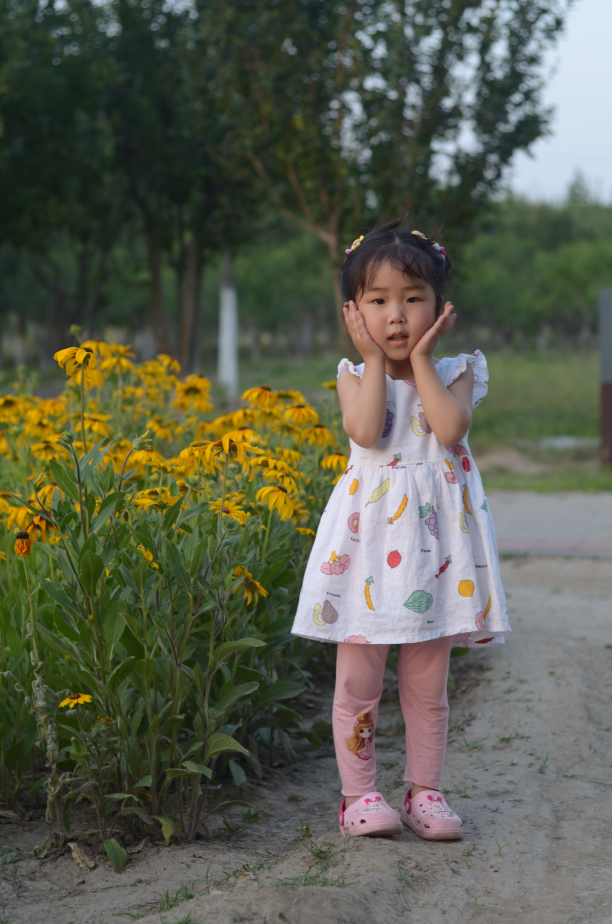
//> input picture Learn-OpenCV-4/in.jpg, 2448 x 3696 px (shown at 1/4 size)
$ ./overlayFacemask haarcascade_frontalface_default.xml ../in.jpg ../in.jpg   (built with g++ and OpenCV 4)
//> lines starting //> are read from the running program, lines starting //| are printed output that depends on the picture; after the words box and inside, x2 and y2 are one past the last pixel; in counts of white or black regions, pixels touching at a corner belong together
// FACE DETECTION

#include <opencv2/highgui/highgui.hpp>
#include <opencv2/imgproc/imgproc.hpp>
#include "opencv2/objdetect/objdetect.hpp"
#include <iostream>

using namespace cv;
using namespace std;

int main(int argc, char* argv[])
{
    string faceCascadeName = argv[1];
    CascadeClassifier faceCascade;

    if( !faceCascade.load(faceCascadeName) )
    {
        cerr << "Error loading cascade file. Exiting!" << endl;
        return -1;
    }

    Mat faceMask = imread(argv[2]);
//> faceMask is the input picture: 3696 rows x 2448 cols, CV_8UC3; mean B, G, R 79.1, 94.6, 91.8

    // cout << "faceMask \n" << faceMask;
    imshow("faceMask", faceMask);

    if ( !faceMask.data )
    {
        cerr << "Error loading mask image. Exiting!" << endl;
    }

    // Current frame
    Mat frame, frameGray;
    Mat frameROI, faceMaskSmall;
    Mat grayMaskSmall, grayMaskSmallThresh, grayMaskSmallThreshInv;
    Mat maskedFace, maskedFrame;

    // // Create the capture object
    // // 0 -> input arg that specifies it should take the input from the webcam
    // VideoCapture cap(0);

    // // If you cannot open the webcam, stop the execution!
    // if( !cap.isOpened() )
    //     return -1;

    //create GUI windows
    namedWindow("Frame");

    // Scaling factor to resize the input frames from the webcam
    float scalingFactor = 0.75;

    vector<Rect> faces;

    // Iterate until the user presses the Esc key
    while(true)
    {
        // // Capture the current frame
        // cap >> frame;

        Mat frame = imread(argv[3]);

        // Resize the frame
        resize(frame, frame, Size(), scalingFactor, scalingFactor, INTER_AREA);

        // Convert to grayscale
        cvtColor(frame, frameGray, COLOR_BGR2GRAY);
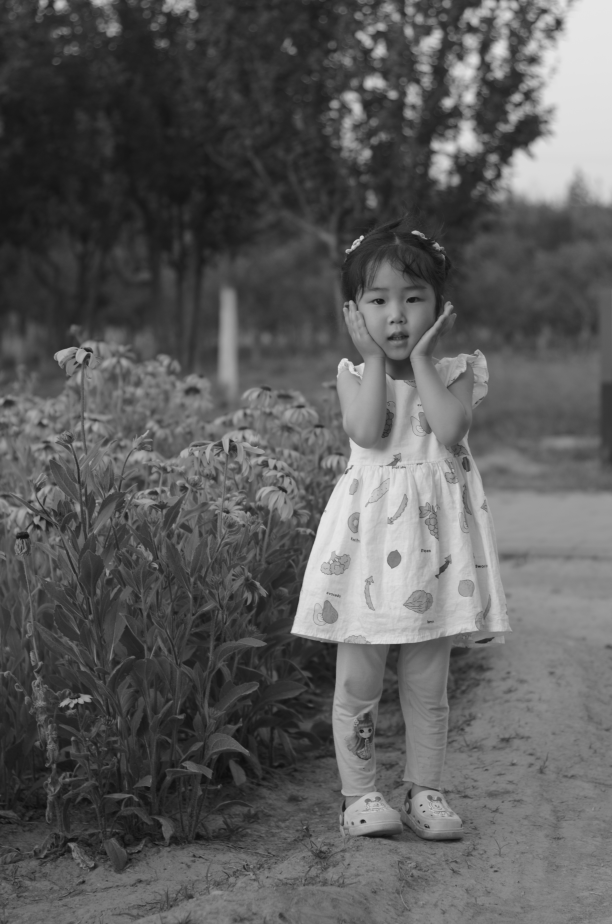
//> frameGray: 2772 rows x 1836 cols, CV_8UC1 (shown at 1/3 size); min 12, max 231, mean 92
        imshow("frameGray", frameGray);

        // Equalize the histogram
        // 需要均衡直方图来确保图像具有健康的像素值范围
        // 补偿诸如照明或饱和度等任何问题
        equalizeHist(frameGray, frameGray);
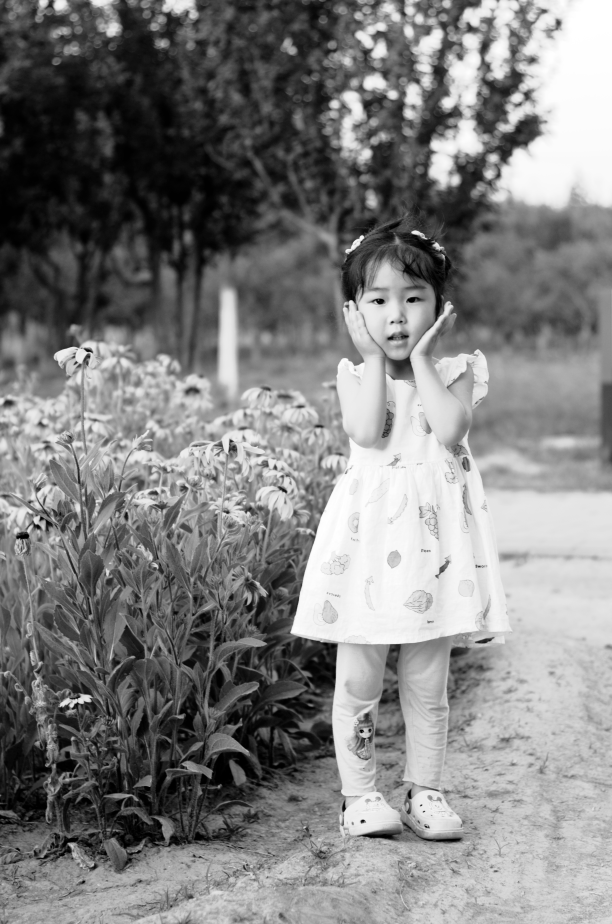
//> frameGray: 2772 rows x 1836 cols, CV_8UC1 (shown at 1/3 size); min 0, max 255, mean 128.4
        imshow("equalizeHist frameGray", frameGray);

        // Detect faces
        faceCascade.detectMultiScale(frameGray, faces, 1.1, 2, 0|2, Size(30, 30) );
//> faces = 21 Rects (x, y, width, height), first 8: [924, 147, 50, 50], [129, 2231, 54, 54], [881, 2578, 51, 51], [1279, 2228, 62, 62], [1412, 1123, 67, 67], [1594, 2207, 66, 66], [172, 2307, 64, 64], [401, 982, 79, 79]

        // Draw green rectangle around the face
        for( auto& face: faces)
        {
            Rect faceRect(face.x, face.y, face.width, face.height);

            // Custom parameters to make the mask fit your face. You may have to play around with them to make sure it works.
            int x = face.x - int(0.1*face.width);
            int y = face.y - int(0.0*face.height);
            int w = int(1.1 * face.width);
            int h = int(1.3 * face.height);

            // Extract region of interest (ROI) covering your face
            frameROI = frame(Rect(x,y,w,h));

            // Resize the face mask image based on the dimensions of the above ROI
            resize(faceMask, faceMaskSmall, Size(w,h));

            // Convert the above image to grayscale
            cvtColor(faceMaskSmall, grayMaskSmall, COLOR_BGR2GRAY);

            // Threshold the above image to isolate the pixels associated only with the face mask
            threshold(grayMaskSmall, grayMaskSmallThresh, 230, 255, THRESH_BINARY_INV);

            // Create mask by inverting the above image (because we don't want the background to affect the overlay)
            bitwise_not(grayMaskSmallThresh, grayMaskSmallThreshInv);

            // Use bitwise "AND" operator to extract precise boundary of face mask
            bitwise_and(faceMaskSmall, faceMaskSmall, maskedFace, grayMaskSmallThresh);

            // Use bitwise "AND" operator to overlay face mask
            bitwise_and(frameROI, frameROI, maskedFrame, grayMaskSmallThreshInv);

            // Add the above masked images and place it in the original frame ROI to create the final image
            if(x>0 && y>0 && x+w < frame.cols && y+h < frame.rows)
                add(maskedFace, maskedFrame, frame(Rect(x,y,w,h)));
        }
//> this loop made 21 passes
//> (faceRect, x, y, w, h) on passes 1 to 12: (Rect(924, 147, 50, 50), 919, 147, 55, 65), (Rect(129, 2231, 54, 54), 124, 2231, 59, 70), (Rect(881, 2578, 51, 51), 876, 2578, 56, 66), (Rect(1279, 2228, 62, 62), 1273, 2228, 68, 80), (Rect(1412, 1123, 67, 67), 1406, 1123, 73, 87), (Rect(1594, 2207, 66, 66), 1588, 2207, 72, 85), (Rect(172, 2307, 64, 64), 166, 2307, 70, 83), (Rect(401, 982, 79, 79), 394, 982, 86, 102), (Rect(927, 1134, 103, 103), 917, 1134, 113, 133), (Rect(1079, 2369, 89, 89), 1071, 2369, 97, 115), (Rect(652, 622, 91, 91), 643, 622, 100, 118), (Rect(692, 146, 98, 98), 683, 146, 107, 127)
//> pass 1, `cvtColor(faceMaskSmall, grayMaskSmall, COLOR_BGR2GRAY);`:
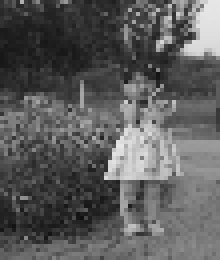
//> grayMaskSmall: 65 rows x 55 cols, CV_8UC1 (shown 4 times larger); min 16, max 230, mean 91.9
//> after the loop:
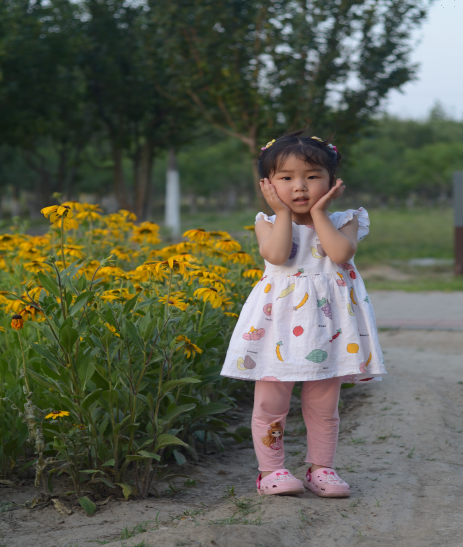
//> frameROI: 1094 rows x 926 cols, CV_8UC3 (shown at 1/2 size); mean B, G, R 79, 94.5, 91.7
//> after the loop:
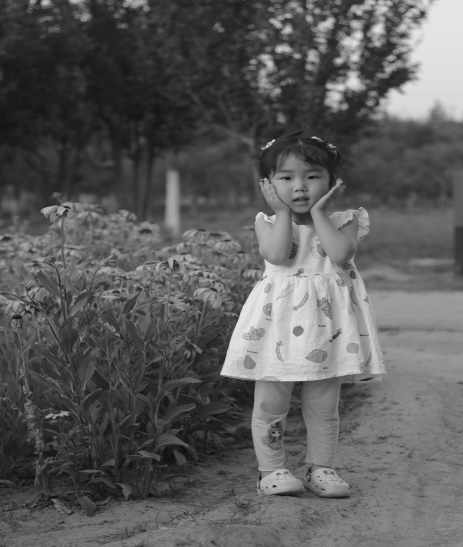
//> grayMaskSmall: 1094 rows x 926 cols, CV_8UC1 (shown at 1/2 size); min 12, max 231, mean 91.9
//> after the loop:
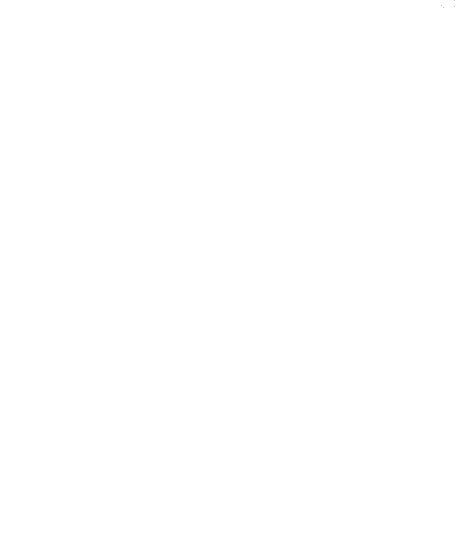
//> grayMaskSmallThresh: 1094 rows x 926 cols, CV_8UC1 (shown at 1/2 size); 100% white; black in thin lines or dots, all inside (x1, y1, x2, y2) = (883, 1, 910, 16)
//> after the loop:
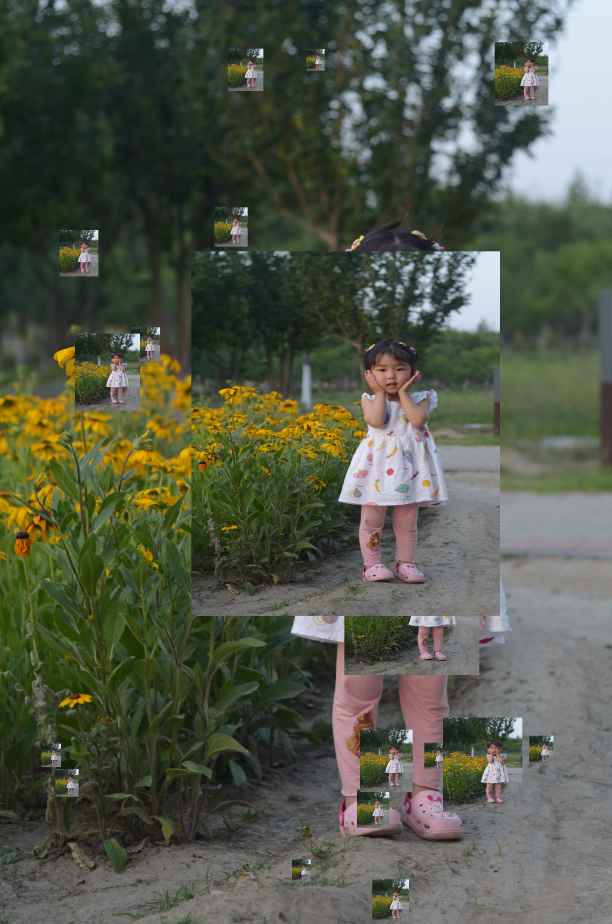
//> frame: 2772 rows x 1836 cols, CV_8UC3 (shown at 1/3 size); mean B, G, R 74, 89, 84.1

        // Show the current frame
        imshow("Frame", frame);

        // Get the keyboard input and check if it's 'Esc'
        // 27 -> ASCII value of 'Esc' key
        auto ch = waitKey( 30 );
//> the Esc key is pressed
        if (ch == 27) {
            break;
        }
    }

    // // Release the video capture object
    // cap.release();

    // Close all windows
    destroyAllWindows();

    return 1;
}
